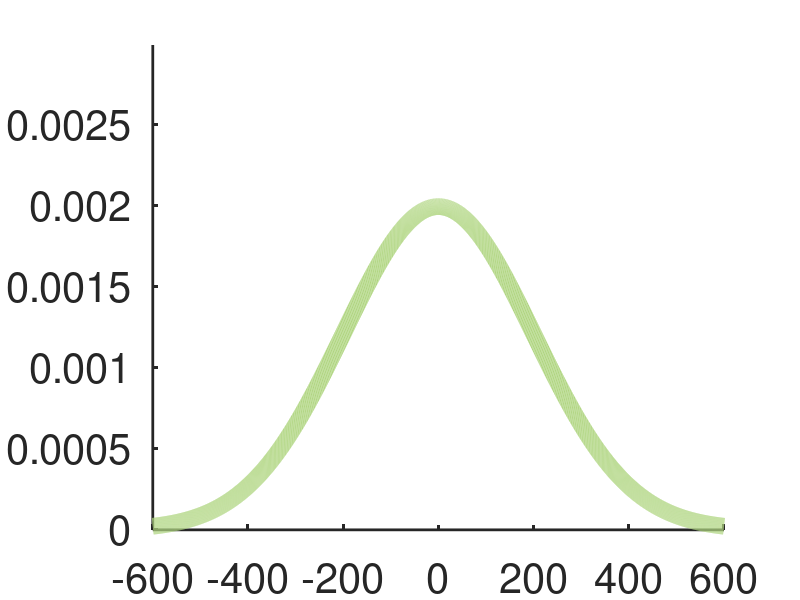

Reproduce this figure in MATLAB. (Note: this script raises an error after producing the figure.)
% a simple gaussian for slides
clear all; clc; close all;

% plot parameters
cmp =  [216, 49, 91; 175, 213, 128; 88,193,238]./255;
mksz = 10;

% set parameters
min_x = -600;
max_x = 600;
x_axis = [min_x:max_x];
sig = 200;
mu = 0;
soa = -500;
gauss = normpdf(x_axis, soa, sig);

%% PSS shift
figure;
set(gca, 'LineWidth', 2, 'FontSize', 30); hold on

soa = 0;
gauss = normpdf(x_axis, soa, sig);

plot(x_axis, gauss, 'Color',cmp(2,:),'LineWidth',12)

% look better
ylim([0 max(gauss)*1.5])

% tick options
ax = gca;
ax.XAxis.Visible = 'off';
ax.YAxis.Visible = 'off';

saveas(gca,'wide_gaussian','png')

%% sigma shift: large sigma
figure;
set(gca, 'LineWidth', 2, 'FontSize', 30); hold on

gauss = normcdf(x_axis, soa, sig);

plot(x_axis, gauss, 'Color',cmp(1,:),'LineWidth',12)

% look better
ylim([0 max(gauss)*1.5])

% tick options
ax = gca;
ax.XAxis.Visible = 'off';
ax.YAxis.Visible = 'off';
saveas(gca,'slope_demo1','png')

%% sigma shift: small sigma
figure;
set(gca, 'LineWidth', 2, 'FontSize', 30); hold on

sig = 50;
gauss = normcdf(x_axis, soa, sig);

plot(x_axis, gauss, 'Color',cmp(1,:),'LineWidth',12)

% look better
ylim([0 max(gauss)*1.5])

% tick options
ax = gca;
ax.XAxis.Visible = 'off';
ax.YAxis.Visible = 'off';
saveas(gca,'slope_demo2','png')



%% criterion shift: narrow gaussian
figure;
set(gca, 'LineWidth', 2, 'FontSize', 30); hold on

soa = 0;
sig = 60;
gauss = normpdf(x_axis, soa, sig);

plot(x_axis, gauss, 'Color',cmp(2,:),'LineWidth',12)

% look better
ylim([0 max(gauss)*1.5])

% tick options
ax = gca;
ax.XAxis.Visible = 'off';
ax.YAxis.Visible = 'off';

saveas(gca,'narrow','png')